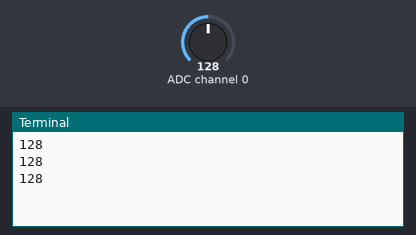
Simulated run of this program. Board: Raspberry Pi (BCM pin numbers). Parts: the last lines printed to the terminal. Inputs (shaded band) come from the test bench; at power-on: ADC channel 0 = 128 (analog values on the 0–255 scale).

Above: at 1.2 s.
1.3 s: ADC channel 0 set to 178
At 1.9 s:
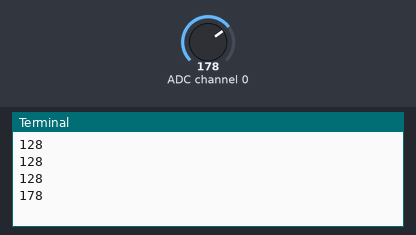
2.8 s: ADC channel 0 set to 224
At 3.4 s:
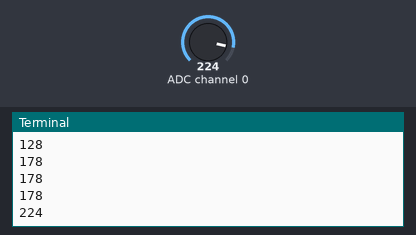
Timing chart, 0 to 5.8 s (numbered marks = the images above; inputs shaded):
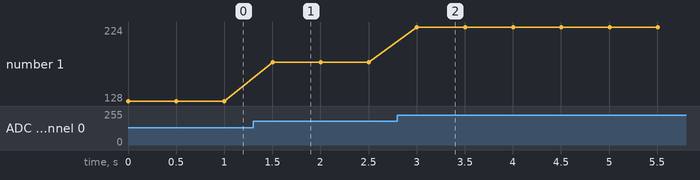

Measured:
- after the input at 1.3 s, the terminal: prints a new line after 0.20 s (image 1)
- after the input at 2.8 s, the terminal: prints a new line after 0.20 s (image 2)
- plotted number 1: 128 → 178 after the input at 1.3 s, 178 → 224 after the input at 2.8 s

The program:

Lesson15Analog.py
```python
import RPi.GPIO as GPIO
import ADC0834
from time import sleep

# since the ADC0834 library uses the Broadcom setting for the GPIO pins, we follow the same scheme
GPIO.setmode(GPIO.BCM)
ADC0834.setup() # this should take care of the setup inside the chip

try:
    while True:
        analogVal = ADC0834.getResult(0) # read input from channel 0 on the chip (which has the potentiometer hooked into! Change this and see how it works)
        print(analogVal)
        sleep(0.5)


except KeyboardInterrupt:
    GPIO.cleanup()
    print('GPIO good to go!')
```
